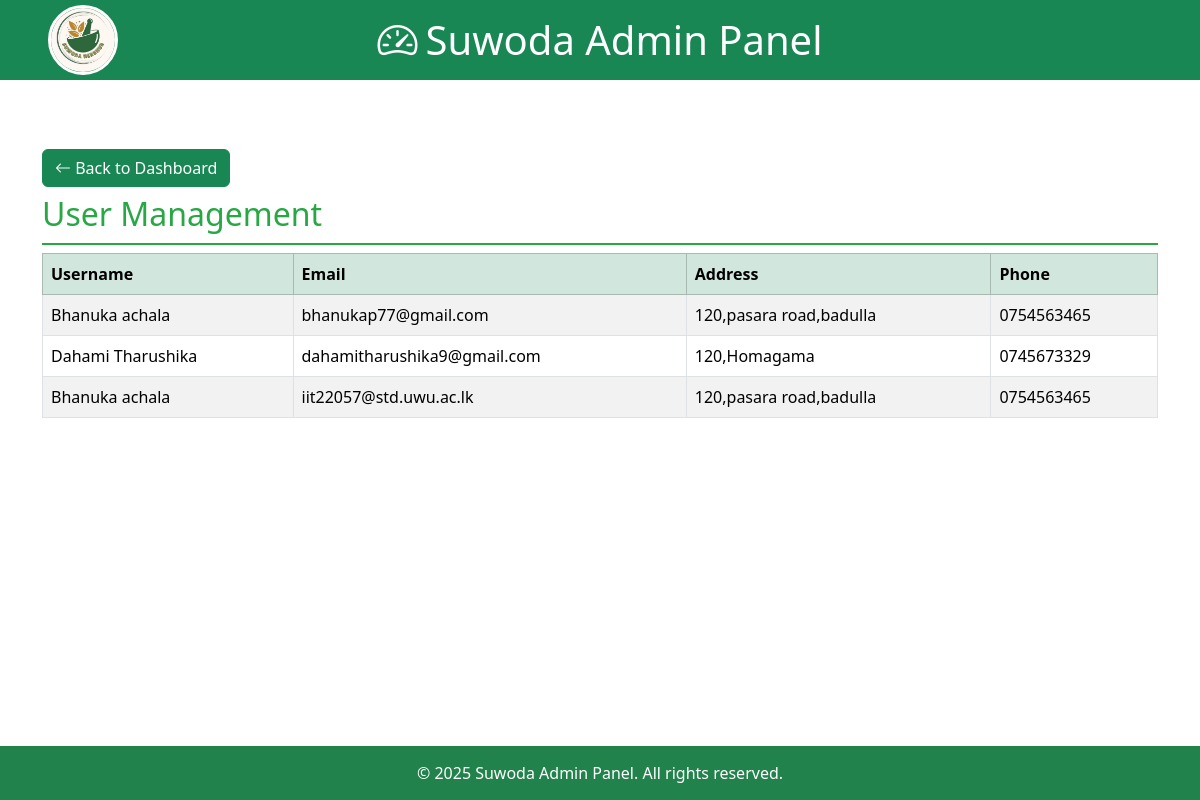
The app's page /admin/user_manage.php with its own data.
### tables this page shows
CREATE TABLE `user` (
  `user_id` int(11) NOT NULL,
  `name` varchar(100) DEFAULT NULL,
  `email` varchar(100) DEFAULT NULL,
  `password` varchar(255) DEFAULT NULL,
  `phone` varchar(20) DEFAULT NULL,
  `address` text DEFAULT NULL,
  `status` enum('active','inactive') DEFAULT 'inactive',
  `verification_token` varchar(255) DEFAULT NULL
);

### classes/adminClass.php (called while the page is built, shortened)
<?php
class Admin {
    public function viewUser($conn, $user_id) {
        $stmt = $conn->prepare("SELECT name, email, address, phone FROM user WHERE user_id = ?");
        $stmt->execute([$user_id]);
        return $stmt->fetch(PDO::FETCH_ASSOC);
    }
}

### admin/user_manage.php (the view, shortened to what this page needs)
<?php
require_once "../classes/adminClass.php";
$db = new DbConnector();
$conn = $db->getConnection();
$admin = new Admin($conn);
$user_ids = [];
$stmt = $conn->query("SELECT user_id FROM user");
while ($row = $stmt->fetch(PDO::FETCH_ASSOC)) {
    $user_ids[] = $row['user_id'];
}
?>
<!DOCTYPE html>
<html lang="en">
<head>
    <link href="https://cdn.jsdelivr.net/npm/bootstrap@5.3.7/dist/css/bootstrap.min.css" rel="stylesheet">
    <link href="https://cdn.jsdelivr.net/npm/bootstrap-icons@1.11.3/font/bootstrap-icons.css" rel="stylesheet">
</head>
<body>
    <?php include './admin_header.php'; ?>
    <div class="container">
         <a href="dashbord.php" class="btn btn-success text-white mb-2"><i class="bi bi-arrow-left"></i> Back to Dashboard</a>
        <h2 class="user-title">User Management</h2>
        <div class="table-responsive">
            <table class="table table-bordered table-striped align-middle">
                <thead class="table-success">
                    <tr>
                        <th>Username</th>
                        <th>Email</th>
                        <th>Address</th>
                        <th>Phone</th>
                    </tr>
                </thead>
                <tbody>
                <?php
                    foreach ($user_ids as $user_id) {
                        $user = $admin->viewUser($conn, $user_id);
                        if ($user) {
                            echo "<tr>";
                            echo "<td>" . htmlspecialchars($user['name']) . "</td>";
                            echo "<td>" . htmlspecialchars($user['email']) . "</td>";
                            echo "<td>" . htmlspecialchars($user['address']) . "</td>";
                            echo "<td>" . htmlspecialchars($user['phone']) . "</td>";
                            echo "</tr>";
                        }
                    }
                ?>
                </tbody>
            </table>
        </div>
    </div>
    <div class="footer">
        © 2025 Suwoda Admin Panel. All rights reserved.
    </div>
  </body>
</html>

### admin/user_manage.php (style rules this page uses)
html, body { height: 100%; }
body { min-height: 100vh; display: flex; flex-direction: column; background-color: #f5f5f5; }
.container { background: white; padding: 25px; margin-top: 20px; border-radius: 8px; flex: 1 0 auto; }
.user-title { color: #28a745; border-bottom: 2px solid #28a745; padding-bottom: 10px; }
.footer { background: #21824b; color: #fff; text-align: center; padding: 15px 0; margin-top: auto; }

### records on screen
user: name "Bhanuka achala", email "bhanukap77@gmail.com", address "120,pasara road,badulla", phone "0754563465"
user: name "Dahami Tharushika", email "dahamitharushika9@gmail.com", address "120,Homagama", phone "0745673329"
user: name "Bhanuka achala", email "iit22057@std.uwu.ac.lk", address "120,pasara road,badulla", phone "0754563465"
